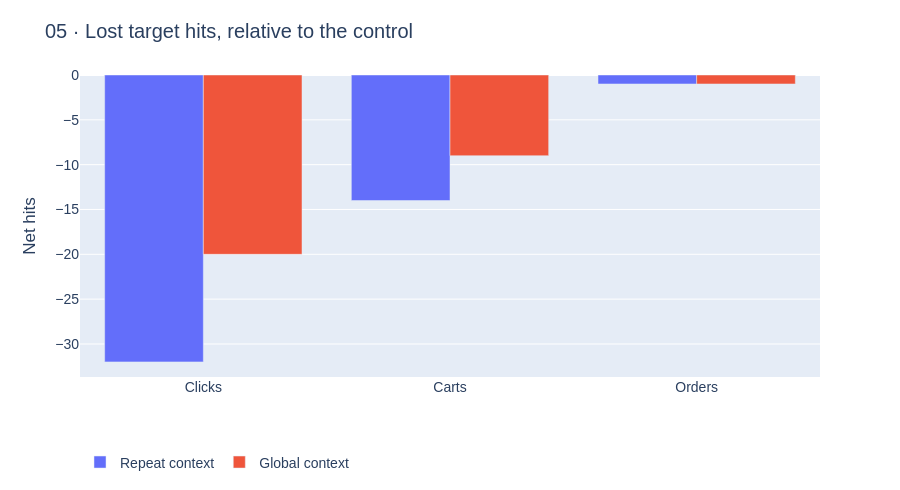

The cell this chart's notebook holds for it:
### Markdown cell above
### Exact hits explain the difference

### Code cell
f=go.Figure()
for arm,label in [("repeat_context","Repeat context"),("global_context_ablation","Global context")]:
    f.add_bar(name=label,x=["Clicks","Carts","Orders"],y=[RESULT["comparisons"][arm+"_minus_control_shared"]["net_extra_hits"][k] for k in ["clicks","carts","orders"]])
f.update_layout(title="05 · Lost target hits, relative to the control",barmode="group",yaxis_title="Net hits")
emit(f)

### Figure 1 — Plotly figure (JSON) as saved in the notebook; plotly's stock layout.template omitted (floating-point values rounded to 4 significant figures)
{"data": [{"name": "Repeat context", "type": "bar", "x": ["Clicks", "Carts", "Orders"], "y": [-32, -14, -1]}, {"name": "Global context", "type": "bar", "x": ["Clicks", "Carts", "Orders"], "y": [-20, -9, -1]}], "layout": {"barmode": "group", "font": {"family": "Arial", "size": 14}, "height": 490, "legend": {"orientation": "h", "y": -0.23}, "margin": {"b": 100, "t": 75}, "title": {"text": "05 · Lost target hits, relative to the control"}, "xaxis": {"automargin": true}, "yaxis": {"automargin": true, "title": {"text": "Net hits"}}}}
